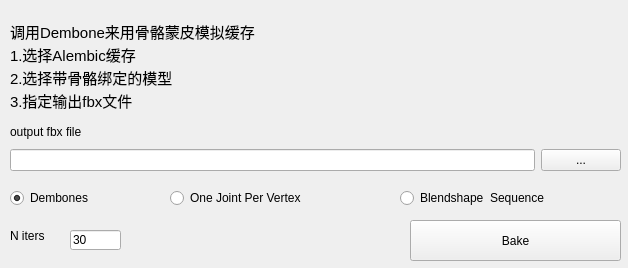
<?xml version="1.0" encoding="UTF-8"?>
<ui version="4.0">
 <class>Form</class>
 <widget class="QWidget" name="Form">
  <property name="geometry">
   <rect>
    <x>0</x>
    <y>0</y>
    <width>628</width>
    <height>268</height>
   </rect>
  </property>
  <property name="windowTitle">
   <string>mx_bake_mesh</string>
  </property>
  <widget class="QPushButton" name="pushButton_6">
   <property name="geometry">
    <rect>
     <x>410</x>
     <y>220</y>
     <width>211</width>
     <height>41</height>
    </rect>
   </property>
   <property name="text">
    <string>Bake</string>
   </property>
  </widget>
  <widget class="QLabel" name="label_4">
   <property name="geometry">
    <rect>
     <x>10</x>
     <y>230</y>
     <width>54</width>
     <height>12</height>
    </rect>
   </property>
   <property name="text">
    <string>N iters</string>
   </property>
  </widget>
  <widget class="QLineEdit" name="lineEdit">
   <property name="geometry">
    <rect>
     <x>70</x>
     <y>230</y>
     <width>51</width>
     <height>20</height>
    </rect>
   </property>
   <property name="text">
    <string>30</string>
   </property>
  </widget>
  <widget class="QWidget" name="layoutWidget">
   <property name="geometry">
    <rect>
     <x>10</x>
     <y>120</y>
     <width>611</width>
     <height>51</height>
    </rect>
   </property>
   <layout class="QVBoxLayout" name="verticalLayout">
    <item>
     <widget class="QLabel" name="label_5">
      <property name="text">
       <string>output fbx file</string>
      </property>
     </widget>
    </item>
    <item>
     <layout class="QHBoxLayout" name="horizontalLayout_3">
      <item>
       <widget class="QLineEdit" name="lineEdit_4"/>
      </item>
      <item>
       <widget class="QPushButton" name="pushButton_5">
        <property name="text">
         <string>...</string>
        </property>
       </widget>
      </item>
     </layout>
    </item>
   </layout>
  </widget>
  <widget class="QWidget" name="layoutWidget">
   <property name="geometry">
    <rect>
     <x>10</x>
     <y>20</y>
     <width>611</width>
     <height>91</height>
    </rect>
   </property>
   <layout class="QVBoxLayout" name="verticalLayout_2">
    <property name="spacing">
     <number>2</number>
    </property>
    <item>
     <widget class="QLabel" name="label">
      <property name="font">
       <font>
        <family>Arial</family>
        <pointsize>11</pointsize>
       </font>
      </property>
      <property name="text">
       <string>调用Dembone来用骨骼蒙皮模拟缓存</string>
      </property>
      <property name="wordWrap">
       <bool>true</bool>
      </property>
     </widget>
    </item>
    <item>
     <widget class="QLabel" name="label_2">
      <property name="font">
       <font>
        <family>Arial</family>
        <pointsize>11</pointsize>
       </font>
      </property>
      <property name="text">
       <string>1.选择Alembic缓存</string>
      </property>
      <property name="wordWrap">
       <bool>true</bool>
      </property>
     </widget>
    </item>
    <item>
     <widget class="QLabel" name="label_3">
      <property name="font">
       <font>
        <family>Arial</family>
        <pointsize>11</pointsize>
       </font>
      </property>
      <property name="text">
       <string>2.选择带骨骼绑定的模型</string>
      </property>
      <property name="wordWrap">
       <bool>true</bool>
      </property>
     </widget>
    </item>
    <item>
     <widget class="QLabel" name="label_8">
      <property name="font">
       <font>
        <family>Arial</family>
        <pointsize>11</pointsize>
       </font>
      </property>
      <property name="text">
       <string>3.指定输出fbx文件</string>
      </property>
      <property name="wordWrap">
       <bool>true</bool>
      </property>
     </widget>
    </item>
   </layout>
  </widget>
  <widget class="QRadioButton" name="radioButton">
   <property name="geometry">
    <rect>
     <x>10</x>
     <y>190</y>
     <width>89</width>
     <height>16</height>
    </rect>
   </property>
   <property name="text">
    <string>Dembones</string>
   </property>
   <property name="checked">
    <bool>true</bool>
   </property>
  </widget>
  <widget class="QRadioButton" name="radioButton_2">
   <property name="geometry">
    <rect>
     <x>170</x>
     <y>190</y>
     <width>151</width>
     <height>16</height>
    </rect>
   </property>
   <property name="text">
    <string>One Joint Per Vertex</string>
   </property>
  </widget>
  <widget class="QRadioButton" name="radioButton_3">
   <property name="geometry">
    <rect>
     <x>400</x>
     <y>190</y>
     <width>151</width>
     <height>16</height>
    </rect>
   </property>
   <property name="text">
    <string>Blendshape  Sequence</string>
   </property>
  </widget>
 </widget>
 <resources/>
 <connections/>
</ui>
